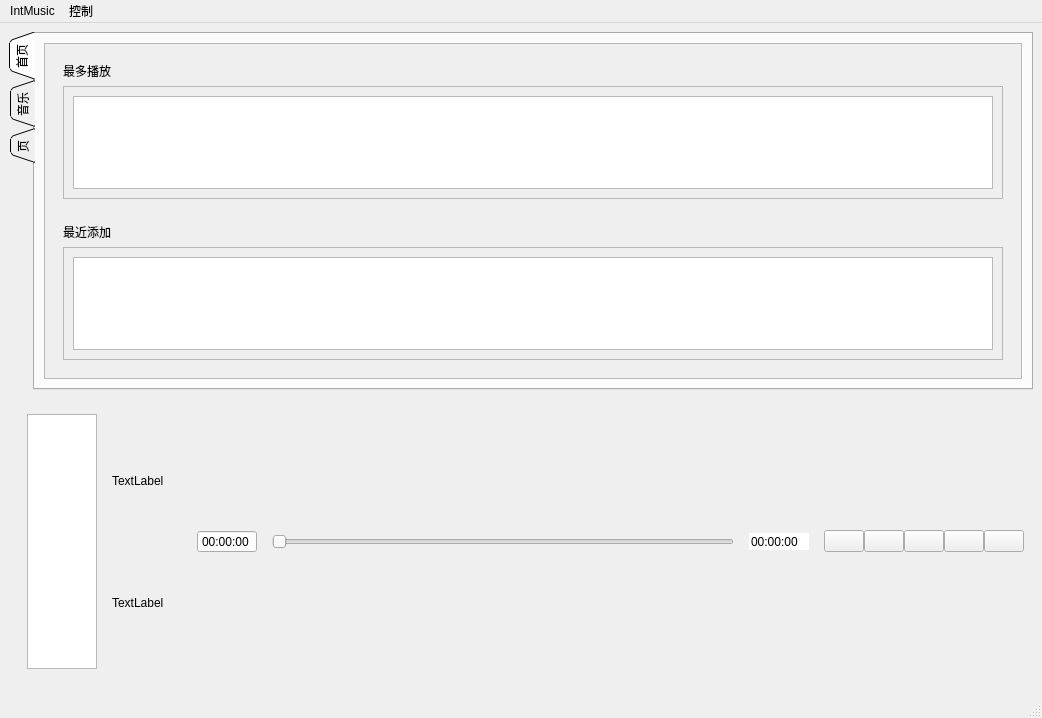
<?xml version="1.0" encoding="UTF-8"?>
<ui version="4.0">
 <class>IntMusic</class>
 <widget class="QMainWindow" name="IntMusic">
  <property name="geometry">
   <rect>
    <x>0</x>
    <y>0</y>
    <width>1042</width>
    <height>718</height>
   </rect>
  </property>
  <property name="windowTitle">
   <string>IntMusic</string>
  </property>
  <widget class="QWidget" name="centralwidget">
   <property name="sizePolicy">
    <sizepolicy hsizetype="Expanding" vsizetype="Expanding">
     <horstretch>0</horstretch>
     <verstretch>0</verstretch>
    </sizepolicy>
   </property>
   <layout class="QVBoxLayout" name="verticalLayout_10" stretch="0,1">
    <item>
     <widget class="QTabWidget" name="MainWindows">
      <property name="tabPosition">
       <enum>QTabWidget::TabPosition::West</enum>
      </property>
      <property name="tabShape">
       <enum>QTabWidget::TabShape::Triangular</enum>
      </property>
      <property name="currentIndex">
       <number>0</number>
      </property>
      <property name="elideMode">
       <enum>Qt::TextElideMode::ElideLeft</enum>
      </property>
      <property name="usesScrollButtons">
       <bool>true</bool>
      </property>
      <widget class="QWidget" name="Index">
       <attribute name="title">
        <string>首页</string>
       </attribute>
       <layout class="QVBoxLayout" name="verticalLayout_2">
        <item>
         <widget class="QScrollArea" name="IndexScrollContent">
          <property name="widgetResizable">
           <bool>true</bool>
          </property>
          <widget class="QWidget" name="IndexContent">
           <property name="geometry">
            <rect>
             <x>0</x>
             <y>0</y>
             <width>969</width>
             <height>275</height>
            </rect>
           </property>
           <layout class="QVBoxLayout" name="verticalLayout_3">
            <item>
             <widget class="QWidget" name="MostPlayed" native="true">
              <layout class="QVBoxLayout" name="verticalLayout_4">
               <item>
                <widget class="QLabel" name="MostPlayedTitle">
                 <property name="text">
                  <string>最多播放</string>
                 </property>
                </widget>
               </item>
               <item>
                <widget class="QScrollArea" name="MostPlayedCards">
                 <property name="widgetResizable">
                  <bool>true</bool>
                 </property>
                 <widget class="QWidget" name="MostPlayedCard">
                  <property name="geometry">
                   <rect>
                    <x>0</x>
                    <y>-26</y>
                    <width>906</width>
                    <height>99</height>
                   </rect>
                  </property>
                  <layout class="QVBoxLayout" name="verticalLayout_8">
                   <item>
                    <widget class="QListWidget" name="listWidget"/>
                   </item>
                  </layout>
                 </widget>
                </widget>
               </item>
              </layout>
             </widget>
            </item>
            <item>
             <widget class="QWidget" name="ResentlyAdded" native="true">
              <layout class="QVBoxLayout" name="verticalLayout_5">
               <item>
                <widget class="QLabel" name="ResentlyAddedTitle">
                 <property name="text">
                  <string>最近添加</string>
                 </property>
                </widget>
               </item>
               <item>
                <widget class="QScrollArea" name="ResentlyAddedCards">
                 <property name="widgetResizable">
                  <bool>true</bool>
                 </property>
                 <widget class="QWidget" name="ResentlyAddedCard">
                  <property name="geometry">
                   <rect>
                    <x>0</x>
                    <y>0</y>
                    <width>906</width>
                    <height>99</height>
                   </rect>
                  </property>
                  <layout class="QVBoxLayout" name="verticalLayout_9">
                   <item>
                    <widget class="QListWidget" name="listWidget_2"/>
                   </item>
                  </layout>
                 </widget>
                </widget>
               </item>
              </layout>
             </widget>
            </item>
           </layout>
          </widget>
         </widget>
        </item>
       </layout>
      </widget>
      <widget class="QWidget" name="Music">
       <attribute name="title">
        <string>音乐</string>
       </attribute>
       <layout class="QVBoxLayout" name="verticalLayout">
        <item>
         <widget class="QScrollArea" name="scrollArea">
          <property name="widgetResizable">
           <bool>true</bool>
          </property>
          <widget class="QWidget" name="scrollAreaWidgetContents_2">
           <property name="geometry">
            <rect>
             <x>0</x>
             <y>0</y>
             <width>969</width>
             <height>275</height>
            </rect>
           </property>
          </widget>
         </widget>
        </item>
       </layout>
      </widget>
      <widget class="QWidget" name="tab">
       <attribute name="title">
        <string>页</string>
       </attribute>
      </widget>
     </widget>
    </item>
    <item>
     <widget class="QWidget" name="MiniPlayerControl" native="true">
      <property name="sizePolicy">
       <sizepolicy hsizetype="Preferred" vsizetype="Preferred">
        <horstretch>0</horstretch>
        <verstretch>17</verstretch>
       </sizepolicy>
      </property>
      <layout class="QHBoxLayout" name="horizontalLayout_2" stretch="1,7,2">
       <item>
        <widget class="QWidget" name="MiniAlbum" native="true">
         <layout class="QHBoxLayout" name="horizontalLayout">
          <item>
           <widget class="QGraphicsView" name="AlbumImage"/>
          </item>
          <item>
           <widget class="QWidget" name="MusicTitles" native="true">
            <layout class="QVBoxLayout" name="verticalLayout_6">
             <item>
              <widget class="QLabel" name="PlayingMusicTitle">
               <property name="text">
                <string>TextLabel</string>
               </property>
              </widget>
             </item>
             <item>
              <widget class="QLabel" name="PlayingAblumTitle">
               <property name="text">
                <string>TextLabel</string>
               </property>
              </widget>
             </item>
            </layout>
           </widget>
          </item>
         </layout>
        </widget>
       </item>
       <item>
        <widget class="QWidget" name="MiniSlider" native="true">
         <layout class="QHBoxLayout" name="horizontalLayout_4" stretch="1,8,1">
          <item>
           <widget class="QTimeEdit" name="MiniPlayerCurrentTime">
            <property name="buttonSymbols">
             <enum>QAbstractSpinBox::ButtonSymbols::NoButtons</enum>
            </property>
           </widget>
          </item>
          <item>
           <widget class="QWidget" name="MiniPlayerTimeAxis" native="true">
            <layout class="QVBoxLayout" name="verticalLayout_7">
             <item>
              <widget class="QSlider" name="MiniPlayerProgress">
               <property name="orientation">
                <enum>Qt::Orientation::Horizontal</enum>
               </property>
              </widget>
             </item>
            </layout>
           </widget>
          </item>
          <item>
           <widget class="QTimeEdit" name="MiniPlayerTotalTime">
            <property name="frame">
             <bool>false</bool>
            </property>
            <property name="buttonSymbols">
             <enum>QAbstractSpinBox::ButtonSymbols::NoButtons</enum>
            </property>
           </widget>
          </item>
         </layout>
        </widget>
       </item>
       <item>
        <widget class="QWidget" name="MiniControler" native="true">
         <property name="sizePolicy">
          <sizepolicy hsizetype="Maximum" vsizetype="Maximum">
           <horstretch>20</horstretch>
           <verstretch>0</verstretch>
          </sizepolicy>
         </property>
         <layout class="QHBoxLayout" name="horizontalLayout_3">
          <property name="spacing">
           <number>0</number>
          </property>
          <property name="leftMargin">
           <number>0</number>
          </property>
          <property name="topMargin">
           <number>0</number>
          </property>
          <property name="rightMargin">
           <number>0</number>
          </property>
          <property name="bottomMargin">
           <number>0</number>
          </property>
          <item>
           <widget class="QPushButton" name="MiniPlayerOrderMode">
            <property name="sizePolicy">
             <sizepolicy hsizetype="Fixed" vsizetype="Fixed">
              <horstretch>20</horstretch>
              <verstretch>20</verstretch>
             </sizepolicy>
            </property>
            <property name="text">
             <string/>
            </property>
            <property name="icon">
             <iconset theme="QIcon::ThemeIcon::SyncSynchronizing"/>
            </property>
           </widget>
          </item>
          <item>
           <widget class="QPushButton" name="MiniPlayerPrevious">
            <property name="sizePolicy">
             <sizepolicy hsizetype="Fixed" vsizetype="Fixed">
              <horstretch>20</horstretch>
              <verstretch>20</verstretch>
             </sizepolicy>
            </property>
            <property name="text">
             <string/>
            </property>
            <property name="icon">
             <iconset theme="QIcon::ThemeIcon::MediaSkipBackward"/>
            </property>
           </widget>
          </item>
          <item>
           <widget class="QPushButton" name="MiniPlayerPause">
            <property name="text">
             <string/>
            </property>
            <property name="icon">
             <iconset theme="QIcon::ThemeIcon::MediaPlaybackPause"/>
            </property>
           </widget>
          </item>
          <item>
           <widget class="QPushButton" name="MiniPlayerNext">
            <property name="text">
             <string/>
            </property>
            <property name="icon">
             <iconset theme="QIcon::ThemeIcon::MediaSkipForward"/>
            </property>
           </widget>
          </item>
          <item>
           <widget class="QPushButton" name="MiniPlayerSound">
            <property name="text">
             <string/>
            </property>
            <property name="icon">
             <iconset theme="QIcon::ThemeIcon::AudioVolumeLow"/>
            </property>
           </widget>
          </item>
         </layout>
        </widget>
       </item>
      </layout>
     </widget>
    </item>
   </layout>
  </widget>
  <widget class="QMenuBar" name="menubar">
   <property name="geometry">
    <rect>
     <x>0</x>
     <y>0</y>
     <width>1042</width>
     <height>25</height>
    </rect>
   </property>
   <widget class="QMenu" name="menuIntMusic">
    <property name="title">
     <string>IntMusic</string>
    </property>
    <addaction name="actionSetting"/>
   </widget>
   <widget class="QMenu" name="menu">
    <property name="title">
     <string>控制</string>
    </property>
    <addaction name="actionPause"/>
    <addaction name="actionStart"/>
    <addaction name="actionNext"/>
    <addaction name="actionPrevious"/>
   </widget>
   <addaction name="menuIntMusic"/>
   <addaction name="menu"/>
  </widget>
  <widget class="QStatusBar" name="statusbar"/>
  <action name="actionSetting">
   <property name="text">
    <string>Setting</string>
   </property>
  </action>
  <action name="actionPause">
   <property name="text">
    <string>Pause</string>
   </property>
  </action>
  <action name="actionStart">
   <property name="text">
    <string>Start</string>
   </property>
  </action>
  <action name="actionNext">
   <property name="text">
    <string>Next</string>
   </property>
  </action>
  <action name="actionPrevious">
   <property name="text">
    <string>Previous</string>
   </property>
  </action>
 </widget>
 <resources/>
 <connections/>
</ui>
